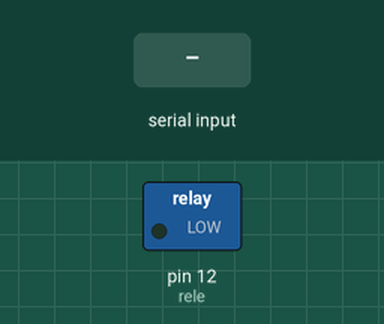
Simulated run of this sketch. Board: Arduino Uno, built with avr-gcc and run on an emulated ATmega328P. Parts: switched loads named in the sketch (green lamp = pin HIGH). Inputs (shaded band) come from the test bench.

Above: at 1.2 s.
1.3 s: "H" received over Serial
At 2.4 s:
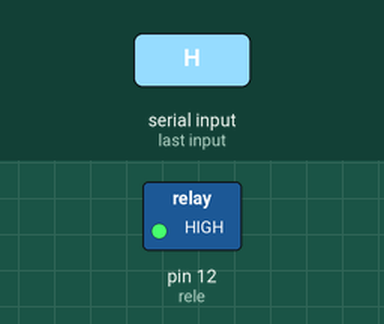
2.8 s: "L" received over Serial
At 3.5 s:
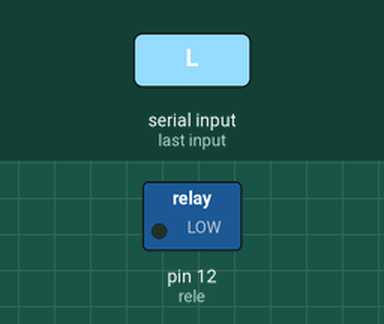
Timing chart, 0 to 5.8 s (numbered marks = the images above; inputs shaded):
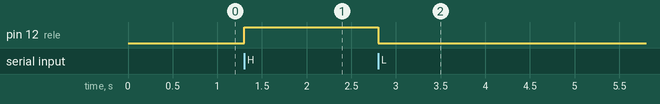

The sketch:

rele_sinal_externo.ino
```cpp
const int rele = 12; // pino do relé
int incomingByte;  // variavel que representa o sinal que entra

void setup() {
  // communication:
  Serial.begin(9600);
  //  rele como output
  pinMode(rele, OUTPUT);
}

void loop() {
  // checa se está entrando sinal
  if (Serial.available() > 0) {
    // le o ultimo sinal no buffer
    incomingByte = Serial.read();
    // se entra a capital H (ASCII 72), liga rele:
    if (incomingByte == 'H') {
      digitalWrite(rele, HIGH);
    }
    // se entra L (ASCII 76), rele desligado:
    if (incomingByte == 'L') {
      digitalWrite(rele, LOW);
    }
  }
}
```

Measured:
- after the input at 1.3 s, pin 12 (rele): LOW → HIGH at once
- after the input at 2.8 s, pin 12 (rele): HIGH → LOW at once
